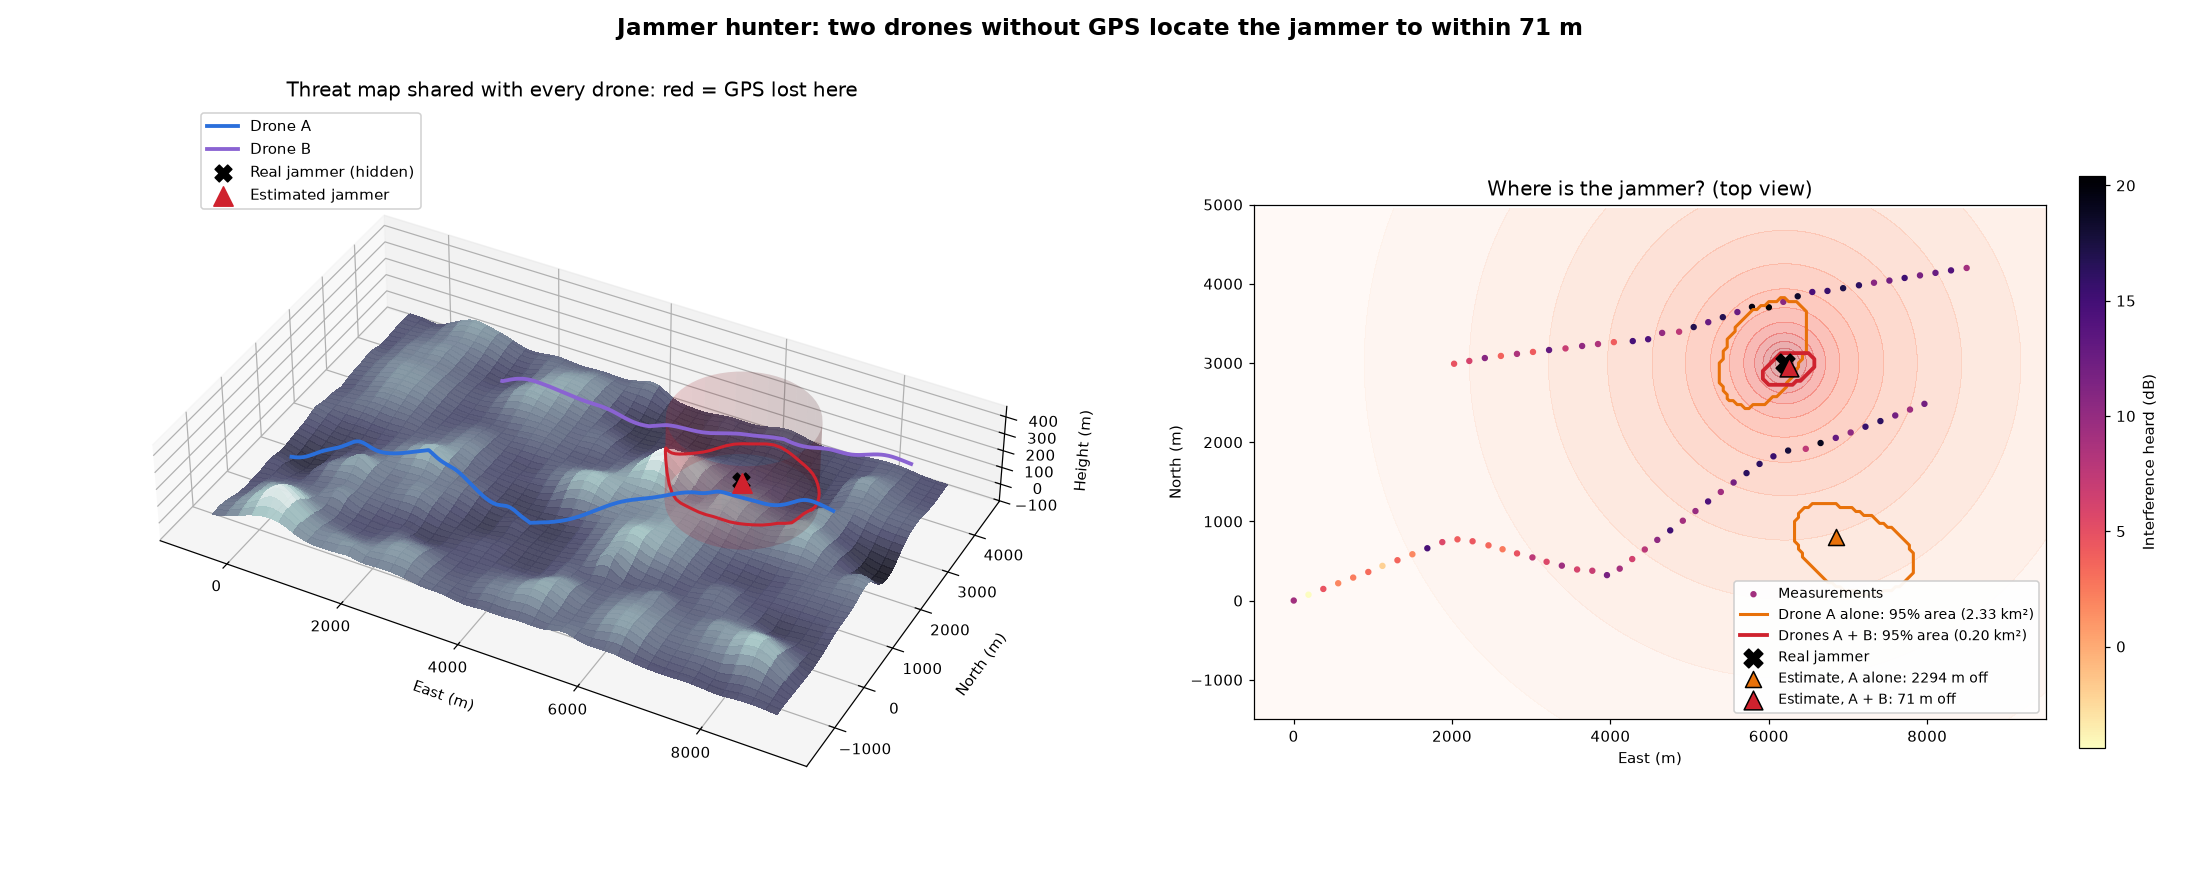

Recreate this plot in Python.
"""
Jammer hunter  (EUDIS Hackathon 2026)
Turns the drones from victims of jamming into sensors.

Every GPS receiver measures how much interference it hears (PX4 logs a
jamming indicator). Interference gets stronger closer to the jammer, so a
few measurements from known positions tell us where the jammer is - like
triangulating a radio. Positions come from our GPS-free navigation
(terrain matching, sim_long.py), not from the jammed GPS.

  Drone A flies the main 8.8 km route.
  Drone B flies a second route. Together they pin the jammer down.

Run: python jammer_hunt.py            (saves jammer_hunt.png and jammer_hunt.gif)
     python jammer_hunt.py --no-gif   (only the picture, faster)
"""
import sys

import matplotlib.pyplot as plt
import numpy as np
from matplotlib.animation import FuncAnimation, PillowWriter

import sim_long as S

# ---------------- SETTINGS (play with these) ----------------
JAMMER = np.array([6200.0, 3000.0])   # m, where the enemy jammer really is (the drones don't know)
JAMMER_POWER = 77.0      # dB, jamming-to-noise at 1 m (sets how far it reaches)
SHADOWING = 3.0          # dB, random variation from hills, trees, multipath
GPS_LOST_DB = 15.0       # above this the GPS stops working -> red zone
FLY_HEIGHT = 120.0       # m above ground
READ_EVERY = 10.0        # s, one reading per 10 s (closer readings share the same errors)
GRID = 50.0              # m, search grid for the jammer position
POWERS = np.arange(60.0, 95.01, 0.25)   # dB, jammer strengths to try
SEED = 3

ROUTE_A = (S.START.copy(), S.ROUTE.copy())
ROUTE_B = (np.array([8500.0, 4200.0]),
           np.array([[6500.0, 3900.0], [4500.0, 3300.0], [2000.0, 3000.0]]))
# --------------------------------------------------------------


def jn_db(xy, jammer, power):
    """Interference level heard at positions xy (free-space: -20 dB per 10x distance)."""
    d2 = ((xy - jammer) ** 2).sum(-1) + FLY_HEIGHT**2
    return power - 10 * np.log10(d2)


def fly_route(start, route):
    """Fly a route with GPS-free navigation (terrain matching in snow)."""
    S.START, S.ROUTE, S.DESTINATION = start, route, route[-1]
    return S.fly(use_terrain=True, weather="snow")


def heard(jn):
    """What the receiver reports: total noise level above its normal floor (dB).
    Far from the jammer this is ~0 dB, close to it, it is the jamming level."""
    return 10 * np.log10(1 + 10 ** (jn / 10))


def measure(log, rng):
    """Every READ_EVERY s: noise level, tagged with where the drone THINKS it is."""
    step = int(READ_EVERY / S.DT)
    true = log["true"][::step]
    est = np.array(log["est"])[::step]
    level = heard(jn_db(true, JAMMER, JAMMER_POWER)) + rng.normal(0, SHADOWING, len(true))
    return est, level


def locate(pts, level):
    """Try every grid point and jammer strength; keep the pair that explains the
    readings best. Returns best position, its power, the grid and the 95 % area."""
    gx = np.arange(-1500, 10500, GRID)
    gy = np.arange(-2000, 5000, GRID)
    GX, GY = np.meshgrid(gx, gy)
    cand = np.stack([GX.ravel(), GY.ravel()], 1)
    sse = np.full(len(cand), np.inf)
    power = np.zeros(len(cand))
    for i in range(0, len(cand), 2000):
        c = cand[i:i + 2000]
        fall = -10 * np.log10(((pts[None] - c[:, None]) ** 2).sum(-1) + FLY_HEIGHT**2)
        for p in POWERS:
            s = ((level - heard(p + fall)) ** 2).sum(axis=1)
            better = s < sse[i:i + 2000]
            sse[i:i + 2000][better] = s[better]
            power[i:i + 2000][better] = p
    k = sse.argmin()
    region = ((sse - sse[k]) / SHADOWING**2 < 5.99).reshape(GX.shape)  # 95 % confidence
    return cand[k], power[k], GX, GY, region


def red_zone_radius(power):
    """Distance (along the ground) inside which GPS is lost."""
    return np.sqrt(max(10 ** ((power - GPS_LOST_DB) / 10) - FLY_HEIGHT**2, 0))


def main():
    # ---------------- RUN ----------------
    rng = np.random.default_rng(SEED)
    print("Flying drone A (main route) and drone B (second route) without GPS ...")
    log_a = fly_route(*ROUTE_A)
    log_b = fly_route(*ROUTE_B)
    S.START, S.ROUTE, S.DESTINATION = ROUTE_A[0], ROUTE_A[1], ROUTE_A[1][-1]

    pts_a, jn_a = measure(log_a, rng)
    pts_b, jn_b = measure(log_b, rng)
    est_a, pow_a, GX, GY, reg_a = locate(pts_a, jn_a)
    est_ab, pow_ab, _, _, reg_ab = locate(np.vstack([pts_a, pts_b]), np.concatenate([jn_a, jn_b]))

    cell_km2 = GRID**2 / 1e6
    true_r = red_zone_radius(JAMMER_POWER)
    print(f"\nTrue jammer at {JAMMER.round()}, GPS lost within {true_r:.0f} m")
    print(f"{'':22s} {'measurements':>12s} {'error':>8s} {'95% area':>10s} {'red zone':>9s}")
    for name, n, est, pw, reg in [("Drone A alone", len(jn_a), est_a, pow_a, reg_a),
                                  ("Drones A + B", len(jn_a) + len(jn_b), est_ab, pow_ab, reg_ab)]:
        err = np.linalg.norm(est - JAMMER)
        print(f"{name:22s} {n:12d} {err:6.0f} m {reg.sum() * cell_km2:7.2f} km2 {red_zone_radius(pw):7.0f} m")

    # ---------------- PLOT ----------------
    fig = plt.figure(figsize=(20, 8))
    ax3 = fig.add_axes([0.0, 0.02, 0.52, 0.86], projection="3d", computed_zorder=False)
    ax2 = fig.add_axes([0.57, 0.1, 0.36, 0.75])

    # 3D: terrain, paths, estimated red zone
    gx3 = np.linspace(-500, 9000, 160)
    gy3 = np.linspace(-1500, 4500, 100)
    X3, Y3 = np.meshgrid(gx3, gy3)
    Z3 = S.terrain(X3, Y3)
    ax3.plot_surface(X3, Y3, Z3, cmap="bone", vmin=Z3.min() - 40, vmax=Z3.max(),
                     linewidth=0, antialiased=False, alpha=0.95, zorder=1)


    def above(xy):
        return S.terrain(xy[:, 0], xy[:, 1]) + FLY_HEIGHT


    r_est = red_zone_radius(pow_ab)
    th = np.linspace(0, 2 * np.pi, 60)
    ring = est_ab + np.stack([np.cos(th), np.sin(th)], 1) * r_est
    zr = np.linspace(Z3.min(), Z3.max() + FLY_HEIGHT + 80, 2)
    TH, ZR = np.meshgrid(th, zr)
    ax3.plot_surface(est_ab[0] + r_est * np.cos(TH), est_ab[1] + r_est * np.sin(TH), ZR,
                     color="#cf222e", alpha=0.18, linewidth=0, zorder=3)
    ax3.plot(ring[:, 0], ring[:, 1], S.terrain(ring[:, 0], ring[:, 1]) + 3, color="#cf222e", lw=2, zorder=4)

    for log, color, label in [(log_a, "#2a6fdb", "Drone A"), (log_b, "#8a63d2", "Drone B")]:
        p = log["true"][::5]
        ax3.plot(p[:, 0], p[:, 1], above(p), color=color, lw=2.5, label=label, zorder=6)
    ax3.scatter(*JAMMER, S.terrain(*JAMMER) + 10, s=120, marker="X", color="black", zorder=8,
                depthshade=False, label="Real jammer (hidden)")
    ax3.scatter(*est_ab, S.terrain(*est_ab) + 10, s=160, marker="^", color="#cf222e", zorder=9,
                depthshade=False, label="Estimated jammer")
    ax3.set_box_aspect((9.5, 6.0, 1.6), zoom=1.1)
    ax3.view_init(elev=38, azim=-62)
    ax3.set_xlabel("East (m)", labelpad=12); ax3.set_ylabel("North (m)", labelpad=8)
    ax3.set_zlabel("Height (m)")
    ax3.legend(loc="upper left", fontsize=10, framealpha=0.9)
    ax3.set_title("Threat map shared with every drone: red = GPS lost here", fontsize=13)

    # 2D: what the drones heard and how sure we are
    field = jn_db(np.stack([GX, GY], -1), JAMMER, JAMMER_POWER)
    ax2.contourf(GX, GY, np.clip(field, 0, None), levels=15, cmap="Reds", alpha=0.35)
    sc = ax2.scatter(np.vstack([pts_a, pts_b])[:, 0], np.vstack([pts_a, pts_b])[:, 1],
                     c=np.concatenate([jn_a, jn_b]), cmap="magma_r", s=10, label="Measurements")
    fig.colorbar(sc, cax=fig.add_axes([0.945, 0.15, 0.012, 0.65]), label="Interference heard (dB)")
    ax2.contour(GX, GY, reg_a.astype(float), levels=[0.5], colors="#e8710a", linewidths=2)
    ax2.contour(GX, GY, reg_ab.astype(float), levels=[0.5], colors="#cf222e", linewidths=2.5)
    ax2.plot([], [], color="#e8710a", lw=2, label=f"Drone A alone: 95% area ({reg_a.sum() * cell_km2:.2f} km²)")
    ax2.plot([], [], color="#cf222e", lw=2.5, label=f"Drones A + B: 95% area ({reg_ab.sum() * cell_km2:.2f} km²)")
    ax2.scatter(*JAMMER, s=150, marker="X", color="black", zorder=5, label="Real jammer")
    ax2.scatter(*est_a, s=110, marker="^", color="#e8710a", edgecolor="black", zorder=5,
                label=f"Estimate, A alone: {np.linalg.norm(est_a - JAMMER):.0f} m off")
    ax2.scatter(*est_ab, s=150, marker="^", color="#cf222e", edgecolor="black", zorder=6,
                label=f"Estimate, A + B: {np.linalg.norm(est_ab - JAMMER):.0f} m off")
    ax2.set_xlim(-500, 9500); ax2.set_ylim(-1500, 5000)
    ax2.set_aspect("equal")
    ax2.set_xlabel("East (m)"); ax2.set_ylabel("North (m)")
    ax2.set_title("Where is the jammer? (top view)", fontsize=13)
    ax2.legend(loc="lower right", fontsize=9, framealpha=0.95)

    fig.suptitle(f"Jammer hunter: two drones without GPS locate the jammer to within "
                 f"{np.linalg.norm(est_ab - JAMMER):.0f} m", fontsize=15, weight="bold")
    plt.savefig("jammer_hunt.png", dpi=110)
    print("\nSaved jammer_hunt.png")

    if "--no-gif" not in sys.argv:
        print("Writing jammer_hunt.gif (rotating view) ...")
        frames = 48
        anim = FuncAnimation(fig, lambda i: ax3.view_init(elev=38, azim=-62 + 360 * i / frames), frames=frames)
        anim.save("jammer_hunt.gif", writer=PillowWriter(fps=12), dpi=60)
        print("Saved jammer_hunt.gif")


if __name__ == "__main__":
    main()
